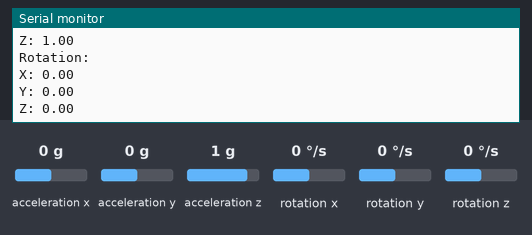
A sketch run on a simulated ESP32. On the bench: the last lines printed to the serial monitor. Wiring (inferred from the names in the program): MPU-6050 motion sensor at I2C address 0x68. Inputs (shaded band) come from the test bench; at power-on: acceleration x 0 g, acceleration y 0 g, acceleration z 1 g, rotation x 0 °/s, rotation y 0 °/s, rotation z 0 °/s.

Above: at 2.8 s.
2.9 s: acceleration x set to -1.4 g
5.6 s: acceleration y set to -1.4 g
8.3 s: acceleration z set to -1.4 g
11.0 s: rotation x set to -192 °/s
At 12.7 s:
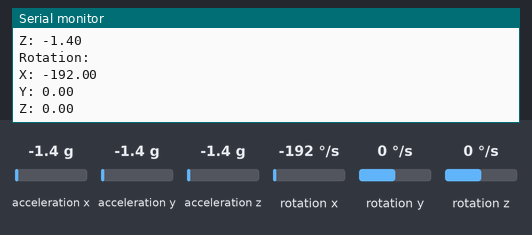
13.7 s: rotation y set to -192 °/s
At 15.3 s:
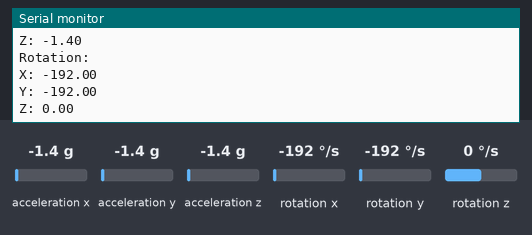
Timing chart, 0 to 16.8 s (numbered marks = the images above; inputs shaded):
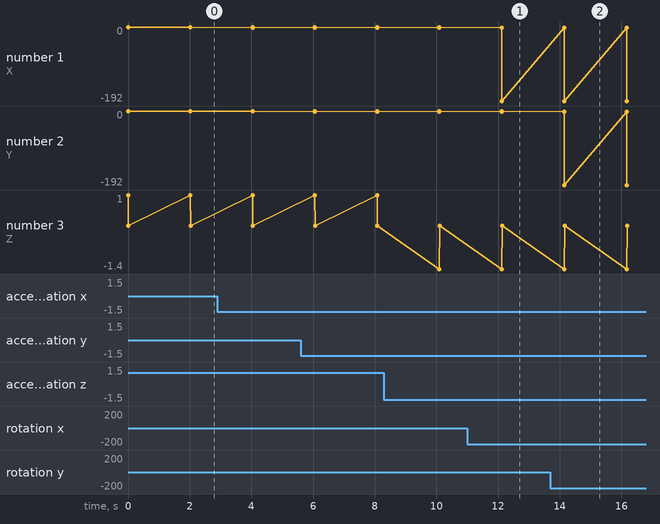

The sketch:

test_MPU6050.ino
```cpp
/*
 * Código para probar el funcionamiento de un acelerómetro y giroscopio MPU6050 con el lenguaje de Arduino.
 * El mismo código funciona para ESP32


 *
 */
#include <Wire.h>

#define mpuAddr 0x68    //Dirección I2C del MPU6050
#define girConf 0x1B    //Dirección de memoria de la configuración del giroscopio
#define accConf 0x1C    //Dirección de memoria de la configuración del acelerómetro
#define accXYZ  0x3B    //Direccion de memoria donde se leen las acereraciones de los ejes xyz
#define girXYZ  0x43    //Direccion de memoria donde se leen los giros de los ejes xyz

int16_t accX, accY, accZ;  //variables de 16 bits con signo donde almacenar las lecturas de aceleración
int16_t girX, girY, girZ;  //variables de 16 bits con signo donde almacenar las lecturas de giro

void setup(void){
  Serial.begin(9600);
  Wire.begin();
  //SETUP MPU6050
  //El dispositivo MPU6050 tiene dos posibles interfaces I2C, por tanto tiene dos direcciones: b1101000 y b1101001, que en exadecimal son
  // 0x68 y 0x69 respectivamente (utilizaremos la primera dirección
  Wire.beginTransmission(mpuAddr);  //Dirección I2C del MPU6050

  // Hacemos reset del dispositivo modificando el registro 0x6B (PWR_MGMT_1) poniéndo el registro a b0000000
  Wire.write(0x6B);                 //Dirección PWR_MGMT_1
  Wire.write(0x00);                 //Wire.write(0b00000000);
  Wire.endTransmission();           //después de cada petición finalizamos la transmisión

  // Para hacer la configuración del acelerómetro y del giroscopio tenemos los registros 0x1B y 0x1C respectivamente
  Wire.beginTransmission(mpuAddr);  //Dirección I2C del MPU6050
  Wire.write(girConf);              //Dirección de memoria de la configuración del giroscopio
  Wire.write(0x00);                 // +/- 250º/seg
  Wire.endTransmission();

  Wire.beginTransmission(mpuAddr);
  Wire.write(accConf);              //Dirección de memoria de la configuración del acelerómetro
  Wire.write(0x00);                 // +/- 2g
  Wire.endTransmission();

}
void loop(){
  //leemos los registros del acelerómetro
  Wire.beginTransmission(mpuAddr);
  Wire.write(accXYZ);               //Nos situamos en la dirección donde se empiezan a leer las aceleraciones
  Wire.endTransmission();
  Wire.requestFrom(mpuAddr,6);      //Petición de 6 bytes empezando por la dirección a la que apunta accXYZ
  while(Wire.available() < 6);      //Esperamos hasta leer 6 bytes del MPU6050
  //Aclaración: Wire.read() lee bloques de 1 byte. Por tanto para leer 16bits leemos 2 bytes consecutivos
  //para concatenarlos primero hacemos una lectura, después desplacamos el registro 8 bits y añadimos una segunda lectura con la operación "or"
  accX = Wire.read()<<8|Wire.read();
  accY = Wire.read()<<8|Wire.read();
  accZ = Wire.read()<<8|Wire.read();

  Wire.beginTransmission(mpuAddr);
  Wire.write(girXYZ);               //Nos situamos en la dirección donde se empiezan a leer los giros
  Wire.endTransmission();
  Wire.requestFrom(mpuAddr,6);      //Petición de 6 bytes empezando por la dirección a la que apunta girXYZ
  while(Wire.available() < 6);      //Esperamos hasta leer 6 bytes del MPU6050
  //Aclaración: Wire.read() lee bloques de 1 byte. Por tanto para leer 16bits leemos 2 bytes consecutivos
  //para concatenarlos primero hacemos una lectura, después desplacamos el registro 8 bits y añadimos una segunda lectura con la operación "or"
  girX = Wire.read()<<8|Wire.read();
  girY = Wire.read()<<8|Wire.read();
  girZ = Wire.read()<<8|Wire.read();

  Serial.println("Acceleration:");
  Serial.print("X: ");
  Serial.println(((float)accX/16384.0));
  Serial.print("Y: ");
  Serial.println(((float)accY/16384.0));
  Serial.print("Z: ");
  Serial.println(((float)accZ/16384.0));

  Serial.println("Rotation:");
  Serial.print("X: ");
  Serial.println((girX/131.0));
  Serial.print("Y: ");
  Serial.println((girY/131.0));
  Serial.print("Z: ");
  Serial.println((girZ/131.0));
  delay(2000);


}
```

Measured:
- after the input at 11.0 s, the serial monitor: prints a new line after 1.1 s (image 1)
- after the input at 13.7 s, the serial monitor: prints a new line after 0.45 s (image 2)
- plotted number 1: 0 → -192 after the input at 11.0 s
